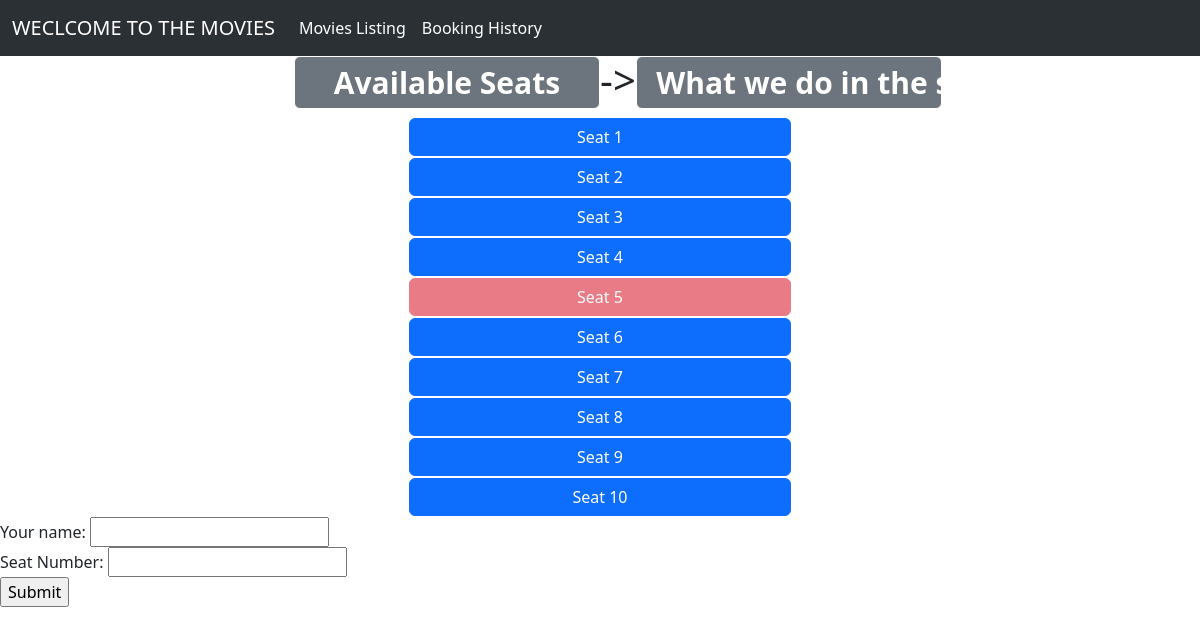
The page /seat/2 on the database its author committed.
### polls/models.py (models this page shows)
class Movie(models.Model):
    title = models.CharField(max_length=50)
    Description = models.CharField(max_length=200)
    date = models.IntegerField(default=0)
    duration = models.IntegerField(default=0)

class Seat(models.Model):
    seat_number = models.IntegerField(default=0)
    status = models.BooleanField(default=False)

### polls/views.py (the view)
# urls.py: path('seat/<int:movie_id>', views.get_bookings, name="seats"),
def get_bookings(request, movie_id):
    if request.method == "POST":
        form = BookingForm(request.POST)
        if form.is_valid():
            Booking.objects.create(user=form.cleaned_data['your_name'], date=timezone.now(), movie=Movie.objects.get(pk=movie_id), seat=Seat.objects.get(pk=form.cleaned_data['your_seat']))
            return HttpResponseRedirect("/booking/")
    else:
        form = BookingForm()
    seats = Seat.objects.all()
    movie = Movie.objects.get(pk=movie_id)
    booking = Booking.objects.all().filter(movie=movie)
    lst = []
    for book in booking:
        lst.append(book.seat.id)
    context = {'Seats': seats, 'Movie': movie, 'Bookings': lst, "form": form}
    return render(request, "bookings/seat_booking.html", context)

### polls/forms.py
class BookingForm(forms.Form):
    your_name = forms.CharField(label="Your name", max_length=20)
    your_seat = forms.IntegerField(label="Seat Number")

### polls/templates/bookings/seat_booking.html (shortened to what this page needs)
{% extends "bookings/base.html" %}
{% block content %}
    <h1>
        <div class="row">
            <div class="col-3"></div>
            <span class="badge text-bg-secondary col-3 border border-white">Available Seats</span>
            ->
            <span class="badge text-bg-secondary col-3 border border-white"> {{ Movie.title }} </span>
        </div>
    </h1>
    {% for seat in Seats %}
        <div class="row">
            <div class="col-4"></div>
            {% if seat.id in Bookings %}
                <div class="btn-group col-4 border border-white" role="group" aria-label="Basic example">
                    <button type="button" class="btn btn-danger disabled">Seat {{ seat.seat_number }}</button>
                </div>
            {% else %}
                <div class="btn-group col-4 border border-white" role="group" aria-label="Basic example">
                    <button type="button" class="btn btn-primary">Seat {{ seat.seat_number }}</button>
                </div>
            {% endif %}
        </div>
    {% endfor %}
        <div class="col-4">
            <form action="#" method="post">
                {{ form }}
                <input type="submit" value="Submit">
            </form>
        </div>
{% endblock %}

### rows shown on the page
Movie: title "What we do in the shadows"
Seat: seat_number "1"
Seat: seat_number "2"
Seat: seat_number "3"
Seat: seat_number "4"
Seat: seat_number "5"
Seat: seat_number "6"
Seat: seat_number "7"
Seat: seat_number "8"
Seat: seat_number "9"
Seat: seat_number "10"
